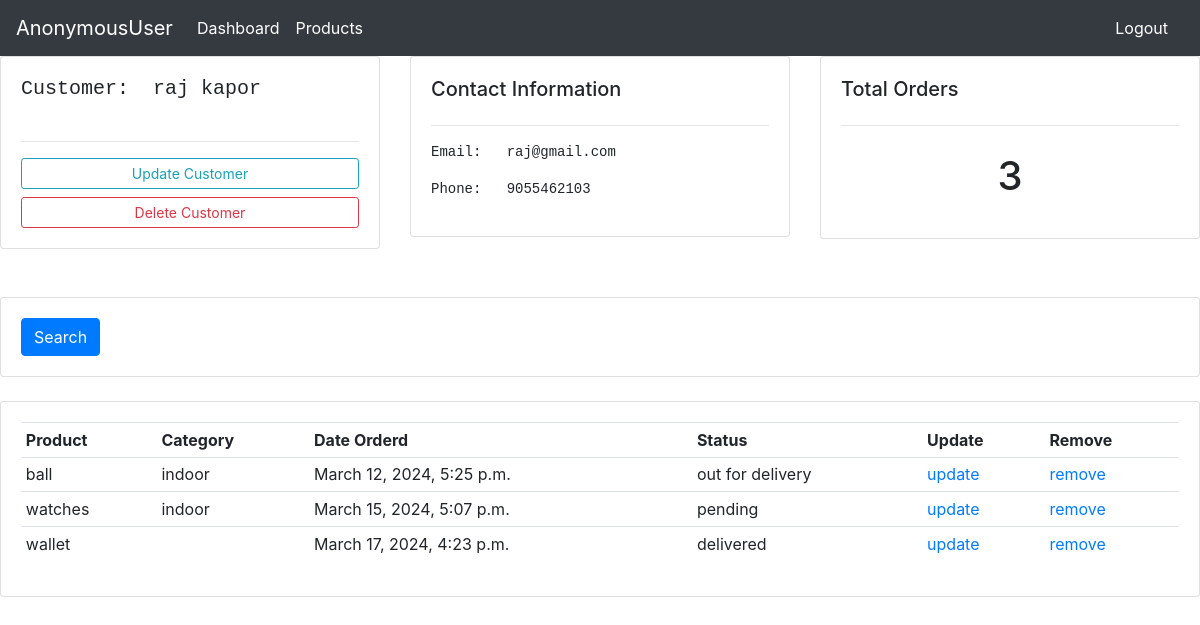
Screenshot of /customer/4 with the database file from the repository.
### accounts/models.py (models this page shows, shortened)
class customer(models.Model):
    name=models.CharField( max_length=50)
    phone=models.IntegerField()
    email=models.EmailField(max_length=254)
    date_created=models.DateTimeField(auto_now_add=True)

class order(models.Model):
    STATUS=(
        ('pending','pending'),
        ('out for delivery','out for delivery'),
        ('delivered','delivered')
    )
    CUSTOMER=models.ForeignKey(customer, null=True, on_delete=models.SET_NULL)
    PRODUCT=models.ForeignKey(products, null=True, on_delete=models.SET_NULL)
    status=models.CharField(max_length=50, choices=STATUS)
    date_create=models.DateTimeField( auto_now_add=True)

class products(models.Model):
    CATEGORY=(
        ('indoor','indoor'),
        ('outdoor','outdoor'),
    )
    prod_name=models.CharField(max_length=50)
    prod_price=models.FloatField()
    prod_category=models.CharField(max_length=50, choices=CATEGORY, blank=True)
    prod_desc=models.CharField(max_length=100)
    date_created=models.DateField(auto_now_add=True)
    TAGS=models.ManyToManyField(tag, blank=True)

### accounts/views.py (the view)
# urls.py: path('customer/<int:id>',customers),
def customers(request,id):                                     #the fun name should be diff from model name always. if it is same it gives error
    CUSTOM=customer.objects.get(id=id)
    ORDE=CUSTOM.order_set.all()
    total_order=ORDE.count()
    contexts={'customer':CUSTOM,'order':ORDE,'total_order':total_order}
    return render(request,'customer.html',contexts)

### accounts/templates/customer.html
{%extends 'base.html'%}
{%block msg%}
<div class="row">
    <div class="col-md">
        <div class="card card-body">
            <pre><h5>Customer:  {{customer.name}}</h5></pre>
            <hr>
            <a class="btn btn-outline-info btn-sm btn-block" href="/update_customer/{{customer.id}}">Update
                Customer</a>
            <a class="btn btn-outline-danger btn-sm btn-block" href="/delete_customer/{{customer.id}}">Delete
                Customer</a>
        </div>
    </div>
    <div class="col-md">
        <div class="card card-body">
            <h5>Contact Information</h5>
            <hr>
            <pre>Email:   {{customer.email}}</pre>
            <pre>Phone:   {{customer.phone}} </pre>
        </div>
    </div>
    <div class="col-md">
        <div class="card card-body">
            <h5>Total Orders</h5>
            <hr>
            <h1 style="text-align: center; padding: 10px">{{total_order}}</h1>
        </div>
    </div>
</div>
<br>
<br>
<div class="row">
    <div class="col">
        <div class="card card-body">
            <form method="get">
                <button class="btn btn-primary" type="submit">Search</button>
            </form>
        </div>
    </div>
</div>
<br>
<div class="row">
    <div class="col-md">
        <div class="card card-body">
            <table class="table table-sm">
                <tr>
                    <th>Product</th>
                    <th>Category</th>
                    <th>Date Orderd</th>
                    <th>Status</th>
                    <a href=""><th>Update</th></a>
                    <th>Remove</th>
                </tr>
                {%for i in order %}
                    <tr>
                        <td>{{i.PRODUCT.prod_name}}</td>
                        <td>{{i.PRODUCT.prod_category}}</td>
                        <td>{{i.date_create}}</td>
                        <td>{{i.status}}</td>
                        <td><a href="/update_order/{{customer.id}}">update</a></td>
                        <td><a href="/delete_order/{{customer.id}}">remove</a></td>
                    </tr>
                {%endfor%}
            </table>
        </div>
    </div>
</div>
{% endblock %}

### rows the page displays
customer: name "raj kapor", email "raj@gmail.com", phone "9055462103"
order: PRODUCT.prod_name "ball", PRODUCT.prod_category "indoor", date_create "March 12, 2024, 5:25 p.m.", status "out for delivery"
order: PRODUCT.prod_name "watches", PRODUCT.prod_category "indoor", date_create "March 15, 2024, 5:07 p.m.", status "pending"
order: PRODUCT.prod_name "wallet", date_create "March 17, 2024, 4:23 p.m.", status "delivered"

### other values shown
{{ request.user }} "AnonymousUser"
{{ total_order }} "3"
